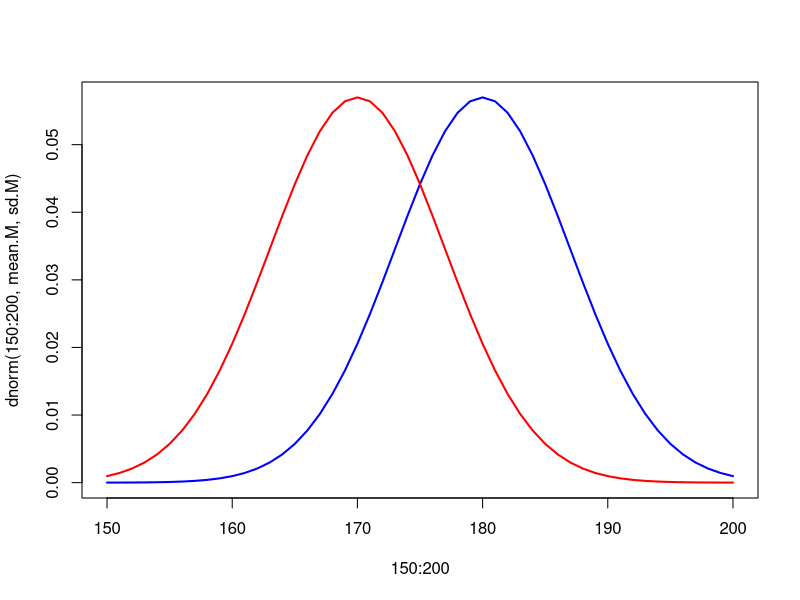
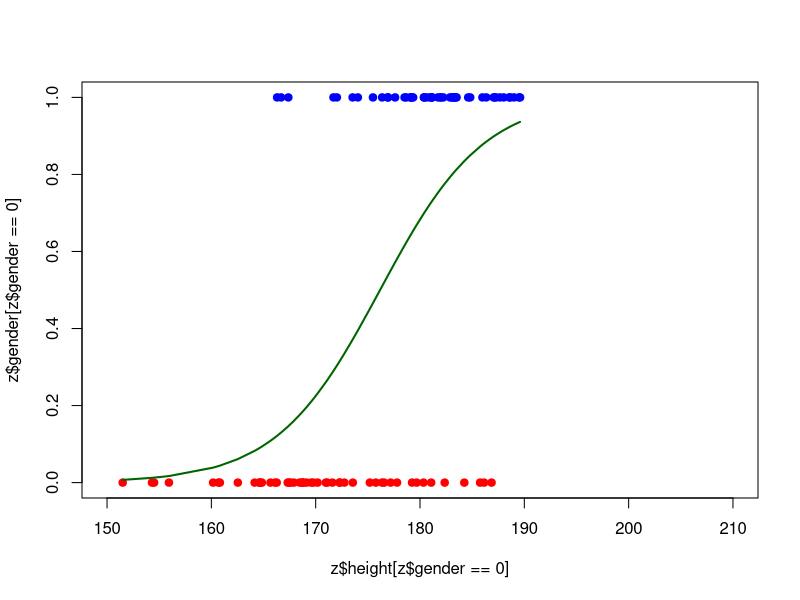

R code for these plots, in order:
# logistic regression
# we proberen puur op basis vd lengte te classificeren of iemand male of female is
mean.M  = 180 ; sd.M = 7
mean.F  = 170 ; sd.F = 7
males   = rnorm(50,mean.M, sd.M)
females = rnorm(50,mean.F, sd.F)
plot(150:200,dnorm(150:200,mean.M,sd.M),type="l",lwd=2,col="blue")
lines(150:200,dnorm(150:200,mean.F,sd.F),type="l",lwd=2,col="red")

# for simplicity code males as 1 and females as 0
z = data.frame(height=c(males,females),gender=c(rep(1,50),rep(0,50)))
z = z[order(z$height),]
plot(z$height[z$gender==0],z$gender[z$gender==0],col="red",pch=19,ylim=c(0,1),xlim=c(150,210))
points(z$height[z$gender==1],z$gender[z$gender==1],col="blue",pch=19)

model = glm(gender ~ height, family = binomial, data = z )
lines(z$height,1/(1+exp(-predict(model))),col="darkgreen",lwd=2)

# < 175 cm => female en > 175 => male
pred.male = 1/(1+exp(-predict(model))) >=0.5
true.male = z$gender == 1

sum(pred.male & true.male)
sum(true.male)

sensitivity = sum(pred.male & true.male) / sum(true.male)
# i.e. TP / (TP + FN)
specificity = sum(!pred.male & !true.male) / sum(!true.male)
# i.e. TN / (TN + FP)

accuracy = (sum(pred.male & true.male) + sum(!pred.male & !true.male))/100
# accuracy = (TP + TN) / N